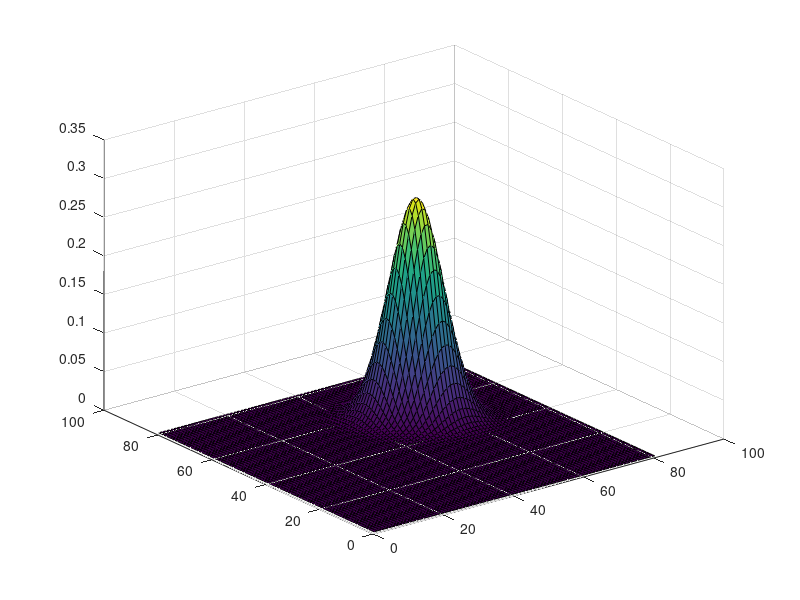

This chart was generated by the following MATLAB code:
% HOMEWORK 1 %
% Sierra Martinez %
% Due date: 9/1/2026 %

% Variables %
x_nodes = 81; %number of nodes in x direction%
y_nodes = 81; %number of nodes in y direction%
x_dist = 2; %distance of interest in x direction%
y_dist = 2; %distance of interest in y direction%
u_x = 0.8;
u_y = 0.8;
v = 0.01;
t_total = 1.0; %given in the results section of directions as the time to report on%
delta_t = 0.01; %time step, TBD%
i = 1; %x index (column)%
j = 1; %y index (row)%
t = 1; %t index%

% Set Up Grid %
frames = t_total / delta_t; %find number of time steps%
phi = zeros(x_nodes,y_nodes,frames); %defined empty 81x81 grid with third dimension for time
delta_x = x_dist / (x_nodes -1);
delta_y = y_dist / (y_nodes -1);

% Assign Initial Condition %

function initial_condition = init_state(x,y,v)          % Function that defines the initial conditions of all x,y coordinates %
    initial_condition = exp(-(x-0.5)^2/v - (y-0.5)^2/v);
end

for i = 1:x_nodes                                       % Iterate through t = 1 (actual value 0) to determine starting values %
    for j = 1:y_nodes
        x = delta_x * (i - 1);
        y = delta_y * (j - 1);
        phi(i,j,t) = init_state(x,y,v);
    end
end

% Boundary Conditions %

function bound_cond = bc(u_x,u_y,v,x,y,t)
    bound_cond = (1/(4*t+1)) * exp(- ((x-u_x*t-0.5)^2 + (y-u_y*t-0.5)^2) / (v*(4*t+1)) );
end

% Numerically Estimate %
i = 1;
j = 1;
t = 2;

function r_prev_time = R(u_x,u_y,v,delta_x,delta_y,center,left,right,up,down)
    r_prev_time = u_x*(right-left)/(2*delta_x) + u_y*(up-down)/(2*delta_y) - v*(right-2*center+left)/delta_x^2 - v*(up-2*center+down)/delta_y^2;
end

function estimate = phi_new(delta_t,current,r)
    estimate = current - delta_t * r;
end

for t = 2:frames
    for i = 1:x_nodes
        for j = 1:y_nodes
            x = delta_x * (i - 1);
            y = delta_y * (j - 1);
            t_real = delta_t * (t-1);
            if i == 1
                phi(i,j,t) = bc(u_x,u_y,v,x,y,t_real);
            elseif i == x_nodes
                phi(i,j,t) = bc(u_x,u_y,v,x,y,t_real);
            elseif j == 1
                phi(i,j,t) = bc(u_x,u_y,v,x,y,t_real);
            elseif j == y_nodes
                phi(i,j,t) = bc(u_x,u_y,v,x,y,t_real);
            else
                r = R(u_x,u_y,v,delta_x,delta_y,phi(i,j,t-1),phi(i-1,j,t-1),phi(i+1,j,t-1),phi(i,j+1,t-1),phi(i,j-1,t-1));
                phi(i,j,t) = phi_new(delta_t,phi(i,j,(t-1)),r);
            end
        end
    end
end


% Plot Initial Condition %
%surf(1:x_nodes,1:y_nodes,phi(1:x_nodes,1:y_nodes,1));

% Plot Final Condition %
surf(1:x_nodes,1:y_nodes,phi(1:x_nodes,1:y_nodes,frames));

% Plot Real Solution %
